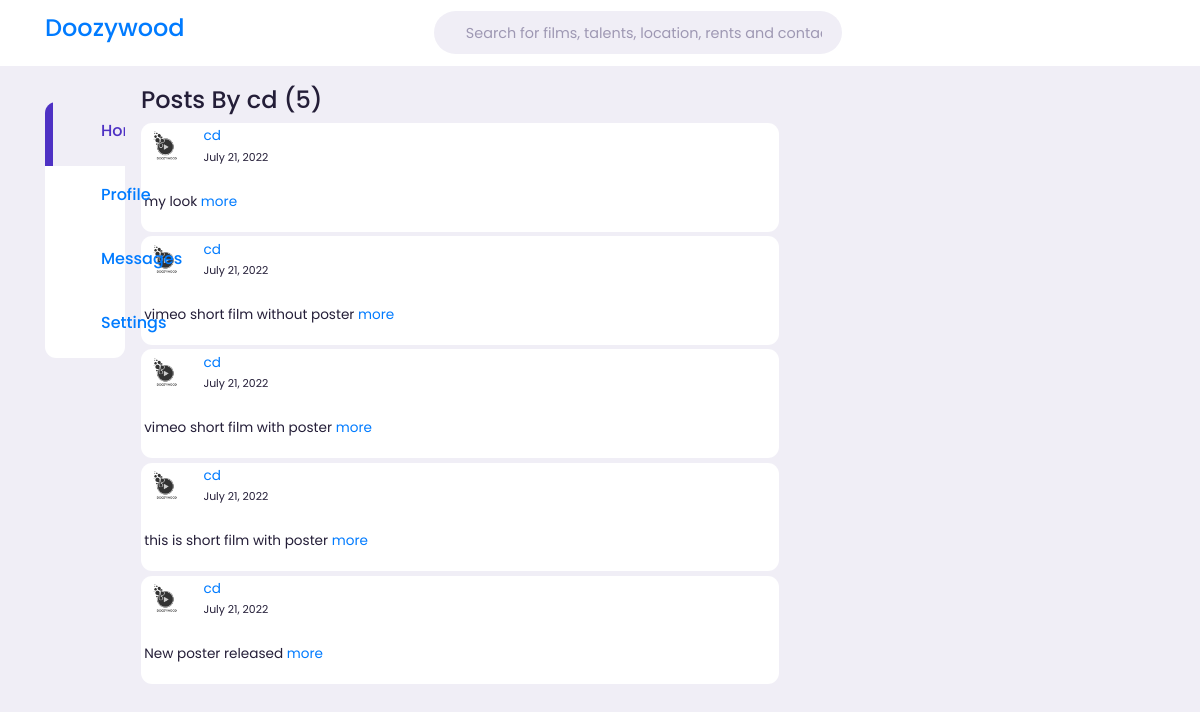
Screenshot of /user/cd/ with the database file from the repository.
### blog/models.py (models this page shows, shortened)
class Post(models.Model):
    author = models.ForeignKey(
        settings.AUTH_USER_MODEL, on_delete=models.CASCADE)
    select = models.CharField(max_length=100, choices=POST_CHOICES, default='tweet')
    link = models.CharField(max_length=200, blank=True)
    video = EmbedVideoField(blank=True)
    title = models.CharField(max_length=100,blank=True)
    content = models.TextField()
    img = models.ImageField(upload_to='post/', blank=True)
    liked = models.ManyToManyField(
        settings.AUTH_USER_MODEL, blank=True, related_name='liked')
    date_posted = models.DateTimeField(default=timezone.now)
    objects = PostManager()
    class Meta:
        ordering = ('-date_posted', )

### users/models.py (models this page shows, shortened)
class Profile(models.Model):
    user = models.OneToOneField(User, on_delete=models.CASCADE)
    image = models.ImageField(default='default.jpg', upload_to='profile_pics')

### blog/views.py (the view)
# urls.py: path('user/<str:username>/', UserPostListView.as_view(), name='user_posts'),
class UserPostListView(ListView):
    model = Post
    template_name = 'user_posts.html'
    context_object_name = 'posts'
    paginate_by = 5
    def get_queryset(self):
        user = get_object_or_404(User, username=self.kwargs.get('username'))
        return Post.objects.filter(author=user).order_by('-date_posted')

### blog/templates/user_posts.html (shortened to what this page needs)
{% extends "base.html" %}
{% load static %}
{% load crispy_forms_tags %}
{% load embed_video_tags %}
{% block content %}
<div class="left">
        <div class="sidebar">
        <a href="/" class="menu-item active" >
            <span></span><h3>Home</h3>
        </a>
        <a href="/profile" class="menu-item" id="notifications" >
            <span></span><h3>Profile</h3>
        </a>
        <a href="#" class="menu-item" id="messages-notifications" >
            <span></span><h3>Messages</h3>
        </a>
        <a href="#" class="menu-item" >
            <span></span><h3>Settings</h3>
        </a>
        </div>
</div>
    <div class="middle">
      <div class="feeds">
        <h4>Posts By {{view.kwargs.username}} ({{ page_obj.paginator.count }})</h4>
          {% for post in posts %}
            <div class="feed">
                <div class="head">
                    <div class="user">
                        <a class="profile">
                            <div class="profile-photo">
                                <img src="{{ post.author.profile.image.url }}" >
                            </div>
                          </a>
                        <div class="ingo">
                            <a href="{% url 'user_posts' post.author.username %}"><h7>{{ post.author }}</h7></a>
                            <br>
                            <small>{{ post.date_posted|date:"F d, Y" }}</small>
                        </div>
                    </div>
                </div>
                <div class="caption">
                    <p >{{ post.content|truncatechars_html:200 }}   <a href="{% url 'post_detail' post.pk %}">more</a></p>
                </div>
            </div>
            {% endfor %}
      </div>
    </div>
    {% endblock content %}

### static/css/style.css (style rules this page uses)
:root { --primary-color-hue: 252; --dark-color-lightness: 17%; --light-color-lightness: 95%; --white-color-lightness: 100%; --color-white: hsl(252, 30%, var(--white-color-lightness)); --color-light: hsl(252, 30%, var(--light-color-lightness)); --color-gray: hsl(252, 15%, 65%); --color-primary: hsl(var(--primary-color-hue), 60%, 48%); --color-secondary: hsl(252, 10%, 90%); --color-success: hsl(120, 95%, 65%); --color-danger: hsl(0, 95%, 65%); --color-dark: hsl(252, 30%, var(--dark-color-lightness)); --color-black: hsl(252, 30%, 10%); --border-radius: 2rem; --card-border-radius: 0.7rem; --btn-padding: 0.6rem 1rem; --search-padding: 0.6rem 1rem; --card-padding: 0.2rem; --sticky-top-left: 1.4rem; --sticky-top-right: -8rem; }
*, *::before, *::after { margin: 0; padding: 0; outline: 0; box-sizing: border-box; text-decoration: none; list-style: none; border: none; }
body { font-family: 'Poppins', sans-serif; color: var(--color-dark); background: var(--color-light); overflow-x: hidden; }
a:hover, a:visited, a:link, a:active { text-decoration: none; }
.profile-photo { width: 2.7rem; aspect-ratio: 1/1; border-radius: 50%; overflow: hidden; }
img { display: block; width: 100%; }
main .container .left { height: max-content; position: sticky; top: var(--sticky-top-left); }
.left .sidebar { margin-top: 1rem; background: var(--color-white); border-radius: var(--card-border-radius); }
.left .sidebar .menu-item { display: flex; align-items: center; height: 4rem; cursor: pointer; translate: all 300ms ease; position: relative; }
.left .sidebar h3 { margin-left: 1.5rem; font-size: 1rem; }
.left .sidebar .active { background: var(--color-light); }
.left .sidebar .active i, .left .sidebar .active h3 { color: var(--color-primary); }
.left .sidebar .active::before { content: ""; display: block; width: 0.5rem; height: 100%; position: absolute; background: var(--color-primary); }
.left .sidebar .menu-item:first-child.active { border-top-left-radius: var(--card-border-radius); overflow: hidden; }
.middle .feeds .feed { background: var(--color-white); border-radius: var(--card-border-radius); padding: var(--card-padding); margin: 0.3rem 0; font-size: .85rem; line-height: 1.5; }
.middle .feed .head { display: flex; justify-content: space-between; }
.middle .feed .user { display: flex; gap: 1rem; }
@media screen and (max-width:1200px) { .left { width: 5rem; z-index: 5; } }

### rows the page displays
Post: author.profile.image (picture), author "cd", date_posted "July 21, 2022", content "my look"
Post: author.profile.image (picture), author "cd", date_posted "July 21, 2022", content "vimeo short film without poster"
Post: author.profile.image (picture), author "cd", date_posted "July 21, 2022", content "vimeo short film with poster"
Post: author.profile.image (picture), author "cd", date_posted "July 21, 2022", content "this is short film with poster"
Post: author.profile.image (picture), author "cd", date_posted "July 21, 2022", content "New poster released"

### other values shown
{{ view.kwargs.username }} "cd"
{{ page_obj.paginator.count }} "5"
